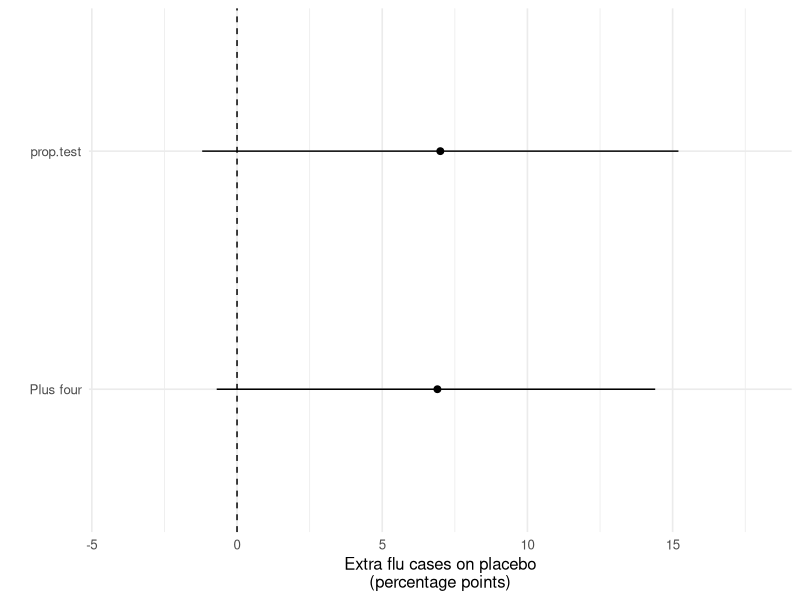

Generate this figure with R:
## ---- chunk 1
library(tibble)
library(ggplot2)
knitr::opts_chunk$set(fig.align = "center", message = FALSE, warning = FALSE)
options(width = 90)
## ---- chunk 2
c(42, 1476, 73, 1400)      # successes and failures, both arms
## ---- chunk 3
p1 <- 73/1473                             # placebo
p2 <- 42/1518                             # Fragamin
n1 <- 1473
n2 <- 1518

se <- sqrt(p1*(1-p1)/n1 + p2*(1-p2)/n2)   # variances add, square root last
c(p1, p2, p1 - p2, se)

(p1 - p2) + c(-1, 1) * 1.96 * se          # 95% CI
## ---- chunk 4
p.pool <- (42 + 73) / (1518 + 1473)       # pooled estimate, ALL the data
p.pool

se.0 <- sqrt(p.pool*(1-p.pool)*(1/n1 + 1/n2))   # note: pooled, not p1 and p2
se.0

z <- (p1 - p2) / se.0
z

pnorm(q = z, lower.tail = FALSE) * 2      # two-sided p-value
## ---- chunk 5
prop.test(x = c(42, 73),      # successes
          n = c(1518, 1473))  # sample sizes, same order
## ---- chunk 6
prop.test(x = c(42, 73), n = c(1518, 1473), correct = FALSE)$p.value
prop.test(x = c(42, 73), n = c(1518, 1473), correct = FALSE)$statistic  # = z^2
## ---- chunk 7
prop.test(x = c(42, 73), n = c(1518, 1473))$conf.int   # Fragamin first
prop.test(x = c(73, 42), n = c(1473, 1518))$conf.int   # placebo first
## ---- chunk 8
c(4, 96, 11, 89)      # 4 successes is below 10
## ---- chunk 9
pt1 <- (4 + 1)/(100 + 2)                  # vaccine
pt2 <- (11 + 1)/(100 + 2)                 # placebo
c(pt1, pt2)

se4 <- sqrt(pt1*(1-pt1)/102 + pt2*(1-pt2)/102)
se4

(pt2 - pt1) + c(-1, 1) * 1.96 * se4       # placebo minus vaccine
## ---- chunk 10
prop.test(x = c(11, 4), n = c(100, 100))
## ---- chunk 11
flu_CIs <- tibble(
  method   = c("Plus four", "prop.test"),
  lower    = c(-0.7, -1.2),
  upper    = c(14.4, 15.2),
  estimate = c(6.9, 7.0))

ggplot(flu_CIs, aes(x = method, y = estimate)) +
  geom_point(size = 2) +
  geom_segment(aes(xend = method, y = lower, yend = upper)) +
  geom_hline(aes(yintercept = 0), lty = 2) +
  scale_y_continuous(limits = c(-4, 18)) +
  labs(y = "Extra flu cases on placebo\n(percentage points)", x = "") +
  coord_flip() +
  theme_minimal(base_size = 12)
## ---- chunk 12
x <- c(150, 120); n <- c(500, 500)

# (a) condition: successes and failures in both groups
c(x, n - x)

# (b) exposed = group 1
p1 <- 150/500; p2 <- 120/500
se <- sqrt(p1*(1-p1)/500 + p2*(1-p2)/500)
c(p1, p2, p1 - p2, se)
(p1 - p2) + c(-1, 1) * 1.96 * se

# (c)
prop.test(x, n)$conf.int
prop.test(x, n)$p.value
## ---- chunk 13
# (a) condition
c(2, 30 - 2, 8, 32 - 8)

# (b) plus four, drug B minus drug A
pt.A <- (2 + 1)/(30 + 2)
pt.B <- (8 + 1)/(32 + 2)
se4 <- sqrt(pt.A*(1-pt.A)/32 + pt.B*(1-pt.B)/34)
c(pt.A, pt.B, pt.B - pt.A, se4)
(pt.B - pt.A) + c(-1, 1) * 1.96 * se4

# (c)
prop.test(x = c(8, 2), n = c(32, 30))$conf.int
## ---- chunk 14
x <- c(30, 45); n <- c(200, 190)

# (b) pooled proportion and test standard error
p.pool <- sum(x)/sum(n)
se.0 <- sqrt(p.pool*(1-p.pool)*(1/200 + 1/190))
c(p.pool, se.0)

# (c)
p1 <- 30/200; p2 <- 45/190
z <- (p1 - p2)/se.0
c(p1, p2, z)
pnorm(abs(z), lower.tail = FALSE) * 2

# (d)
prop.test(x, n, correct = FALSE)
## ---- chunk 15
# (a) the two standard errors
se.ci <- sqrt(p1*(1-p1)/200 + p2*(1-p2)/190)     # separate estimates
se.0  <- sqrt(p.pool*(1-p.pool)*(1/200 + 1/190)) # pooled
c(se.ci, se.0)

# (b) order of the groups
prop.test(c(30, 45), c(200, 190), correct = FALSE)$conf.int
prop.test(c(45, 30), c(190, 200), correct = FALSE)$conf.int
prop.test(c(30, 45), c(200, 190), correct = FALSE)$p.value
prop.test(c(45, 30), c(190, 200), correct = FALSE)$p.value
